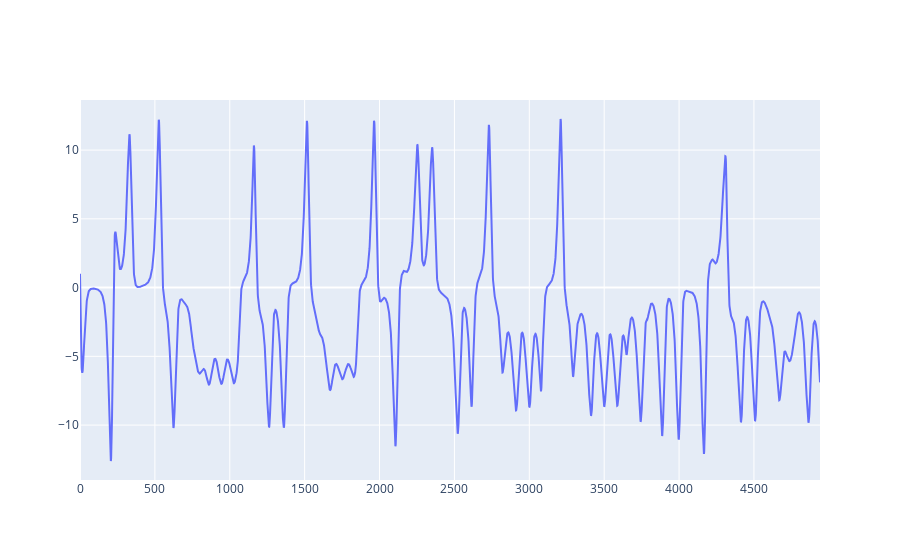

Source (notebook cell):
### Code cell
fig = go.Figure()
fig.add_trace(go.Scatter(x=t, y=lorenz, mode='lines'))
fig.show()

### Figure 1 — Plotly figure (JSON) as saved in the notebook; plotly's stock layout.template omitted (floating-point values rounded to 4 significant figures; data arrays with more than 128 entries replaced by an {"elided": "..."} marker saying what was removed)
{"data": [{"mode": "lines", "type": "scatter", "x": {"elided": "4942 int values"}, "y": {"elided": "4942 float values"}}], "layout": {}}
